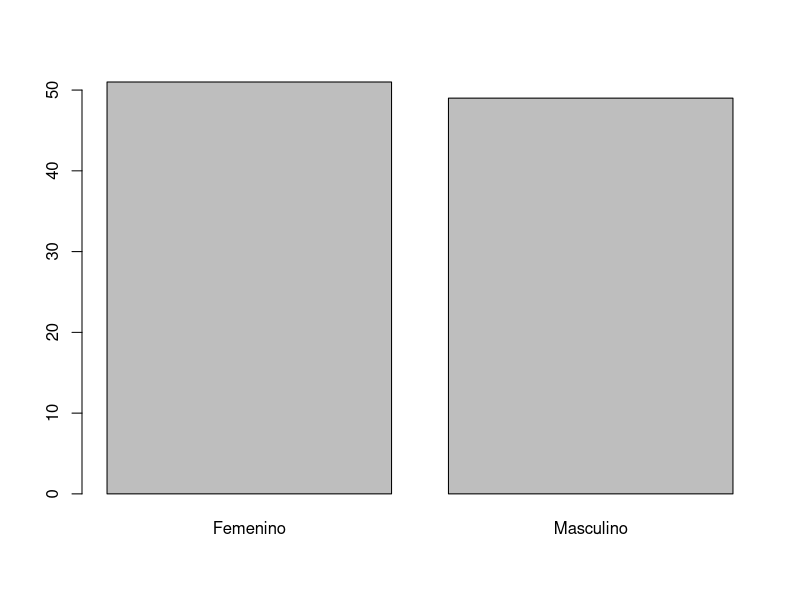

The R script that drew this image:
#===============================================================================
# Redacción de artículos académicos con R
# 02. Estructuras y primeras operaciones
# Estudiante: César Francisco Chiriboga Arroyo
#===============================================================================

# Clase 2:Estructuras y primeras operaciones ------------------------------


# Manipulacion de un vector -----------------------------------------------

# Ejercicio 1:
# 1. Crear un vector (cualquiera) de 5 elementos  

vector <- c(100,282,2,1,0)

# 2. Extraer elemento de la posición 1

vector[1]

# 3. Extraer elementos de la posición 3 y 5

#Posición 3
vector[3]

#Posición 5

vector[5]

# R como calculadora ------------------------------------------------------

# Ejercicio 2:
# 1.Crear 2 vectores numéricos con 60 elementos usando la función sample

a <- 1:100
a
vector1 <- sample(x = a, size = 60,replace = TRUE)
vector1
length(vector1)

b <- 100:1000

vector2 <- sample(x = b, size = 60,replace = TRUE)
vector2
length(vector2)

# 2. Sumar los dos vectores

vector_sum <- vector1 + vector2
vector_sum

# 3. Restar los dos vectores

vector_res <- vector1 - vector2
vector_res

# 4. Multiplicar los dos vectores

#Multiplicación de elementos

vector_mult <- vector1 * vector2
vector_mult

#Producto escalar


vect_prod_esc <- vector1%*%vector2
vect_prod_esc

# 5. Dividir los dos vectores

vector_div <- vector1 / vector2
vector_div

# Operaciones estadísticas básicas ----------------------------------------

# Ejercicio 3:
# 1. Sumas los elementos de cada vector (usar los vectores creados en el ejercicio 2)

vect1_sum <- sum(vector1)
vect1_sum 

vect2_sum <- sum(vector2)
vect2_sum 

# 2. Obtener el valor máximo de cada vector

max_vect1 <- max(vector1)
max_vect1

max_vect2 <- max(vector2)
max_vect2

# 2. Obtener el percentil 45 de cada vector

percentil45_vect1 <- quantile(vector1, 0.45)
percentil45_vect1 

percentil45_vect1 <- quantile(vector1, 0.45)
percentil45_vect1 

# Operadores lógicos ------------------------------------------------------

# Ejercicio 4:
# 1. Filtrar el primer vector para aquellos elementos superiores o iguales
# a la mediana, usando el operador lógico: >=

median(vector1)
filtro1 <- vector1[vector1 >= median(vector1)]
filtro1

# 2. Filtrar el segundo vector para aquellos elementos  usando dos operadores lógicos: < 
# Los elementos que estan entre el quartil 25 y 75

vector2

quantile(vector2,0.25)# 300.25
quantile(vector2,0.75)# 713.5

filtro2 <- vector2[which(vector2 > quantile(vector2,0.25) &
                         vector2 < quantile(vector2,0.75))]
filtro2

# Fechas ------------------------------------------------------------------

# Ejercicio 5:
# 1. Crear un vector con fechas

fecha <- c("12-04-2021")

# 2. Obtener la clase del vector creado

class(fecha)

# 3. Convertir el vector a fecha

fecha_conv <- as.Date(fecha, format = "%d-%m-%Y")
fecha_conv

# 4. Obtener los atributos del vector final

attributes(fecha_conv)


## Horas------------------------------------------------------------------------

# Ejercicio 6:

# Obtener la hora actual con el uso horario de europa, Paris

now_ct <-Sys.time()
now_ct

fecha_hora_pr <- structure(now_ct, tzone = "Europe/Paris")
fecha_hora_pr

# Obtener la hora actual con el uso horario de America, New_York

now_ct2 <-Sys.time()
now_ct2

fecha_hora_ny <- structure(now_ct2, tzone = "America/New_York")
fecha_hora_ny

# Crear muestras aleatorias -----------------------------------------------

# Ejercicio 7

# 1. Crear un vector aleatorio de tipo caracter, de tamaño 100 y graficar

set.seed(1)
vect_char <- sample(c("Masculino","Femenino"), size = 100, replace = TRUE)
vect_char
class(vect_char)


# 2. Transformar a factor

fact_vect_char <- factor(vect_char)
fact_vect_char
class(fact_vect_char)


plot(fact_vect_char)

# 3. Crear un vector aleatorio de tipo numérico, de tamaño 100

set.seed(1)
vect_char <- sample(c("Masculino","Femenino"), size = 100, replace = TRUE)

vect_num <- sample(1:3000, size = 100, replace = TRUE)
vect_num
class(vect_num)

# 4. Transformar a factor

factor(vect_num)


# Listas ------------------------------------------------------------------

# Ejercicio 8
# 1. Crear una lista con un elemento: caracter, entero, lógico y numérico

lista <- list(a = sample(c("Femenino","Masculino", "Otro"), size = 15, replace = TRUE), b = sample(1:100, size = 20, replace = TRUE),
              c = sample(c(TRUE, FALSE), size = 20, replace = TRUE), d = as.numeric(sample(1:200, size = 15)))

class(lista)


# 2. Mostrar los elementos de esa lista

str(lista)

# 3- Extraer los elementos de la lista

#Primer elemento de la lista

lista$a

#Segundo elemento de la lista

lista$b

#Tercer elemento de la lista

lista$c

#Cuarto elemento de la lista

lista$d

# 4. Extraer un elemento de la lista pero, como lista

#Extraer del primer componente, el cuarto elemento

lista[[1]][4]

#Extraer del segundo componente, el quinceavo elemetno

lista[[2]][15]

# Tablas o data.frames ----------------------------------------------------

# Ejercicio 9: usar el data frame mtcars 

library(tidyverse)

# 1. Ver la clase del data frame

class(mtcars)

# 2. Ver los atributos del data frame

attributes(mtcars)

# 3. Ver la dimensión

dim(mtcars)

# 4. Extraer de la tercera fila de la tabla:

View(mtcars)

mtcars[3,]

# 5. Extraer la fila 1,2 y las columnas 2 y 3 

mtcars[1:2, 2:3]

# 6. Crear una nueva variable en la tabla que sea la suma de la variable: carb

library(tidyverse)

mtcars %>% summarise(carb_sum = sum(carb))
view(mtcars)

# Filtrar una tabla -------------------------------------------------------

# Ejercicio 9: usar el data frame iris

iris

# 1. Filtrar la base 1 variable: en la variable "Species" se filtre solo por "setosa"

iris_filt1 <- iris %>% filter(Species == "setosa")
iris_filt1


# 2. Filtrar la base 2 variables: Sepal.Length mayor a 4.9 y Sepal.Width menor a 3.6

iris_filt2 <- iris %>% filter(Sepal.Length >= 4.9 & Sepal.Width < 3.6)
iris_filt2

